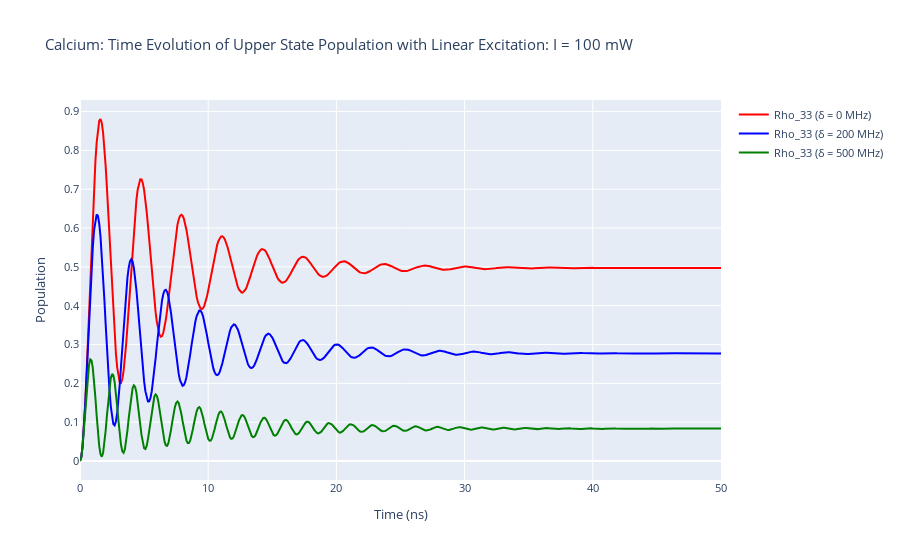

The notebook cell saved with this chart:
### Markdown cell above
Now, we can plot the evolution of Calcium with no detuning, 200 MHz detuning, and 500 MHz detuning.

To access the density matrix elements over the time evolution use the function `Rho_t(e, g)` on the `LaserAtomSystem`. This gives a list of the element $\rho_{eg}$ for each interval in `time`. Each element of the density matrix is `complex` so the real part is taken by using the `abs()` function.

### Code cell
rho_33 = [abs(rho) for rho in calcium_system.Rho_t(s3, s3)]
rho_33_200MHzdetuned = [abs(rho) for rho in calcium_system200MHzdetuned.Rho_t(s3, s3)]
rho_33_500MHzdetuned = [abs(rho) for rho in calcium_system500MHzdetuned.Rho_t(s3, s3)]

fig_ca = go.Figure()
fig_ca.add_trace(go.Scatter(x = time_ca,
                                 y = rho_33,
                                 mode = 'lines',
                                    name = "Rho_33 (δ = 0 MHz)",
                                    marker = dict(
                                color = 'red',
                                symbol = 'circle',
                            )))
fig_ca.add_trace(go.Scatter(x = time_ca,
                                 y = rho_33_200MHzdetuned,
                                 mode = 'lines',
                                    name = "Rho_33 (δ = 200 MHz)",
                                    marker = dict(
                                color = 'blue',
                                symbol = 'circle',
                            )))
fig_ca.add_trace(go.Scatter(x = time_ca,
                                 y = rho_33_500MHzdetuned,
                                 mode = 'lines',
                                    name = "Rho_33 (δ = 500 MHz)",
                                    marker = dict(
                                color = 'green',
                                symbol = 'circle',
                            )))

fig_ca.update_layout(title = "Calcium: Time Evolution of Upper State Population with Linear Excitation: I = 100 mW",
                 xaxis_title = "Time (ns)",
                 yaxis_title = "Population",
                font = dict(
                    size = 11))
plo.iplot(fig_ca)  # Use iplot to render offline images

### Figure 1 — Plotly figure (JSON) as saved in the notebook; plotly's stock layout.template omitted (floating-point values rounded to 4 significant figures; data arrays with more than 128 entries replaced by an {"elided": "..."} marker saying what was removed)
{"data": [{"marker": {"color": "red", "symbol": "circle"}, "mode": "lines", "name": "Rho_33 (δ = 0 MHz)", "type": "scatter", "x": {"elided": "501 float values"}, "y": {"elided": "501 float values"}}, {"marker": {"color": "blue", "symbol": "circle"}, "mode": "lines", "name": "Rho_33 (δ = 200 MHz)", "type": "scatter", "x": {"elided": "501 float values"}, "y": {"elided": "501 float values"}}, {"marker": {"color": "green", "symbol": "circle"}, "mode": "lines", "name": "Rho_33 (δ = 500 MHz)", "type": "scatter", "x": {"elided": "501 float values"}, "y": {"elided": "501 float values"}}], "layout": {"autosize": true, "font": {"size": 11}, "title": {"text": "Calcium: Time Evolution of Upper State Population with Linear Excitation: I = 100 mW"}, "xaxis": {"autorange": true, "range": [0, 50], "title": {"text": "Time (ns)"}, "type": "linear"}, "yaxis": {"autorange": true, "range": [-0.04893, 0.9298], "title": {"text": "Population"}, "type": "linear"}}}
